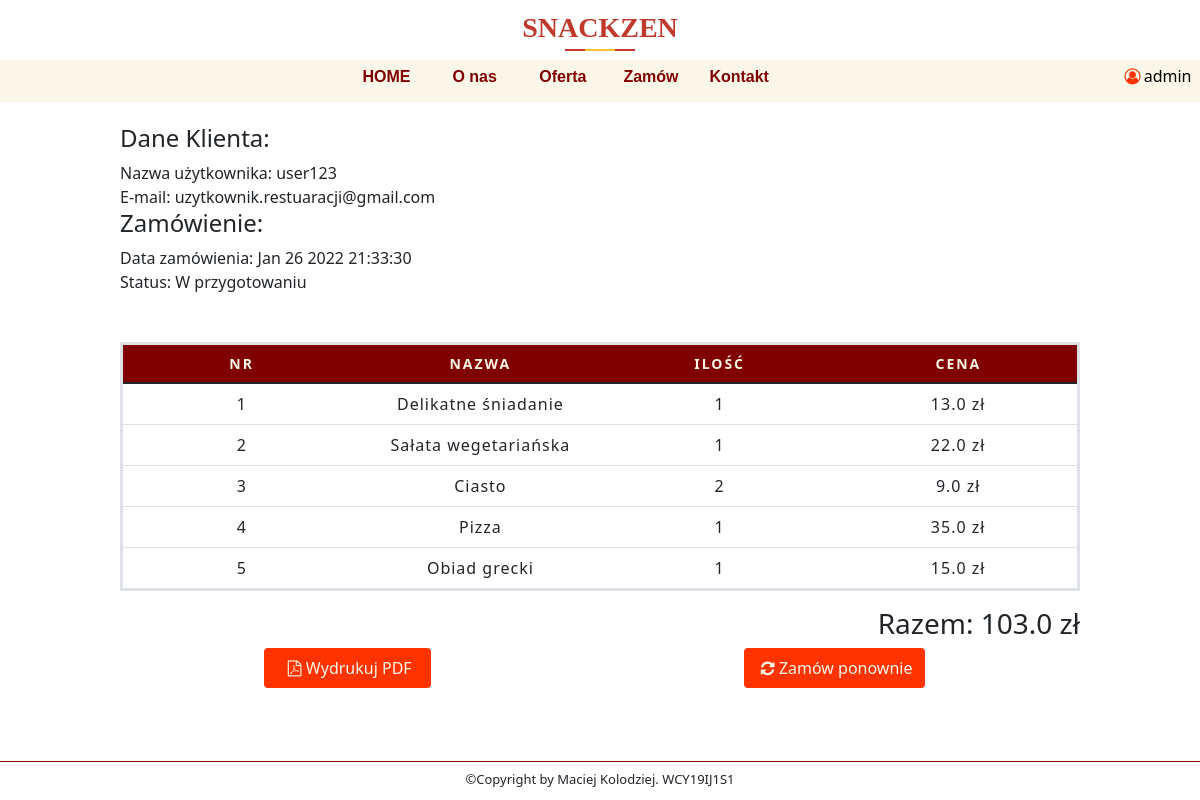
The app's page /orders/c7033b7450 (signed in) with its own data.
### Restaurant/models.py (models this page shows, shortened)
class User(db.Model, UserMixin):
    id = db.Column(db.Integer, primary_key=True)
    username = db.Column(db.String(20), unique=True, nullable=False)
    email = db.Column(db.String(120), unique=True, nullable=False)
    password = db.Column(db.String(60), unique=True)

class CustomerOrder(db.Model):
    id = db.Column(db.Integer, primary_key=True)
    invoice = db.Column(db.String(20), unique=True, nullable=False)
    status = db.Column(db.String(20), default='Niezapłacone', nullable=False)
    customer_id = db.Column(db.String(20), unique=False, nullable=False)
    date_created = db.Column(db.DateTime, default=datetime.utcnow, nullable=False)
    orders = db.Column(JsonEcodedDict)

### Restaurant/orders/routes.py (the view)
@order.route('/orders/<invoice>')
@login_required
def orders(invoice):
    if current_user.is_authenticated:
       total = 0
       orders = CustomerOrder.query.filter_by(invoice=invoice).first()
       customer = User.query.filter_by(id=orders.customer_id).first()
       for _key, product in orders.orders.items():
           total += float(product['price']) * int(product['quantity'])
    else:
        return redirect(url_for('users.login'))
    return render_template('user-order.html', menu=menu, invoice=invoice, total=str(total), customer=customer, orders=orders)

### Restaurant/models.py (called while the page is built)
@login_manager.user_loader
def load_user(user_id):
    return User.query.get(int(user_id))

    def process_result_value(self, value, dialect):
        if value is None:
            return {}
        else:
            return json.loads(value)

### Restaurant/templates/user-order.html (shortened to what this page needs)
{% extends "layout.html" %}
{% block content %}
    <div style="background-color: white" id="information-box">
        <div class="information-box-content3">
                <h4>Dane Klienta: </h4>
                Nazwa użytkownika: {{ customer.username }} <br>
                E-mail: {{ customer.email }} <br>
                <h4>Zamówienie: </h4>
                Data zamówienia: {{ orders.date_created.strftime("%b %d %Y %H:%M:%S") }} <br>
                Status: {{ orders.status }} <br>
                <br>
                <br>
                    <table class="table">
                    <thead>
                        <th class="text-center">Nr</th>
                        <th class="text-center">Nazwa</th>
                        <th class="text-center">Ilość</th>
                        <th class="text-center">Cena</th>
                    </thead>
                    <tbody>
                        {% for key, product in orders.orders.items() %}
                            <tr>
                                <td>{{ loop.index }}</td>
                                <td>{{ product.name }}</td>
                                <td>{{ product.quantity }}</td>
                                <td>{{ product.price }} zł</td>
                            </tr>
                        {% endfor %}
                    </tbody>
                </table>
                <h3 style ="text-align: right">Razem: {{ total }} zł</h3>
                <div class="buttons">
                    <form class="form-btn" action="{{url_for('order.get_pdf', invoice=invoice)}}" method="POST">
                        <button class="btn" type='submit'><i class="icon-pdf"></i>Wydrukuj PDF</button>
                    </form>
                    <form class="form-btn" action="{{url_for('order.order_again', invoice=invoice)}}" method="POST">
                        <button class="btn" type='submit'><i class="icon-update"></i>Zamów ponownie</button>
                    </form>
        </div>
    </div>
    </div>
{% endblock %}

### Restaurant/templates/layout.html (shortened to what this page needs)
<!DOCTYPE html>
<html lang="en">
<head>
    <link href="https://cdn.jsdelivr.net/npm/bootstrap@5.1.3/dist/css/bootstrap.min.css" rel="stylesheet">
    <link rel= "stylesheet" type= "text/css" href= "{{ url_for('static',filename='styles/style.css') }}">
    <link rel= "stylesheet" type= "text/css" href= "{{ url_for('static',filename='styles/fontello.css') }}">
</head>
<body>
    <div id="top-bar">
        <div id="res_name">
            <div class="page_title text-center">
                <h3 style="font-family: Food">SNACKZEN</h3>
            </div>
        </div>
        <div id="contest-menu">
            {% for el in menu %}
                <a style="font-weight: bold;color:maroon" class="contest-menu-element" href="{{ url_for(el.url) }}">{{ el.name }} </a>
            {% endfor %}
            {% if current_user.is_authenticated %}
                <div class="contest-menu-element-user">
            <a><i class="icon-user"></i></a>{{ current_user.username }}
            </div>
            {% endif %}
        </div>
    </div>
{% block content %}{% endblock %}
    <footer>
        <p>©Copyright by Maciej Kolodziej. WCY19IJ1S1</p>
    </footer>
</body>
</html>

### Restaurant/static/styles/style.css (style rules this page uses)
body { margin: 0px; height: 100vh; width: 100%; background-color: white; overflow: hidden; }
footer { border-top: groove; border-top-color: #800000; border-width: thin; text-align: center; font-size: small; }
form { width: 100%; display: grid; grid-template-columns: auto auto; grid-gap: 1%; }
footer p { margin-top: 8px; }
#top-bar { position: relative; width: 100%; height: 13%; background-color: white; margin-bottom: .3%; }
#res_name { height: 60%; position: absolute; text-align: center; width: 100%; font-size: 25px; font-weight: lighter; }
#contest-menu { position: absolute; bottom: 2%; background-color: rgb(250,247, 232); text-align: center; width: 100%; height: 40%; }
.contest-menu-element { font-family: Arial Narrow, sans-serif; width: 7%; text-align: center; color: black; display: inline-block; height: 100%; line-height: 2; text-decoration: none; }
.contest-menu-element-user { margin-left: 28%; margin-right: -28%; text-align: center; color: black; display: inline-block; justify-content: right; height: 100%; line-height: 2; text-decoration: none; }
#information-box { height: 81.7%; width: 100%; background-color: rgb(250,247, 232); display: flex; flex-direction: row; justify-content: space-around; }
.information-box-content3 { align-self: center; height: 95%; width: 80%; display: flex; flex-direction: column; justify-content: flex-start; overflow-y: auto; }
.icon-user { color: #ff3300; }
table { table-layout: fixed; width: 100%; border-collapse: collapse; border: 3px solid #800000; }
thead { background-color: #800000; color: rgb(250,247, 232); font-size: 0.875rem; text-transform: uppercase; }
tbody td { text-align: center; }
th { letter-spacing: 2px; border: 1px solid #800000; }
td { letter-spacing: 1px; justify-content: space-between; }
.btn { font-size: 1rem; background-color: #ff3300; color: rgb(250,247, 232); border: maroon; padding: .5rem; }
.buttons { display: flex; flex-direction: row; justify-content: space-around; }
.form-btn { width: 20%; }
.page_title { padding: 0px 0px; }
.page_title h3 { color: #c0392b; font-weight: 700; line-height: 2; margin-bottom: 0; position: relative; text-transform: capitalize; }
.page_title h3::before { background: #c0392b; width: 70px; height: 2px; position: absolute; content: ''; top: 90%; left: 50%; transform: translate(-50%, -50%); }
.page_title h3::after { position: absolute; content: ''; background: #fbc531; width: 30px; height: 2px; top: 90%; left: 50%; transform: translate(-50%, -50%); }

### records on screen
User: username "admin"
User: username "user123", email "uzytkownik.restuaracji@gmail.com"
CustomerOrder: date_created "Jan 26 2022 21:33:30", status "W przygotowaniu"

### other values on screen
{{ el.name }} "HOME" "O nas" "Oferta" "Zamów" "Kontakt"
{{ product.name }} "Delikatne śniadanie" "Sałata wegetariańska" "Ciasto" "Pizza" "Obiad grecki"
{{ product.quantity }} "1" "1" "2" "1" "1"
{{ product.price }} "13.0" "22.0" "9.0" "35.0" "15.0"
{{ total }} "103.0"
